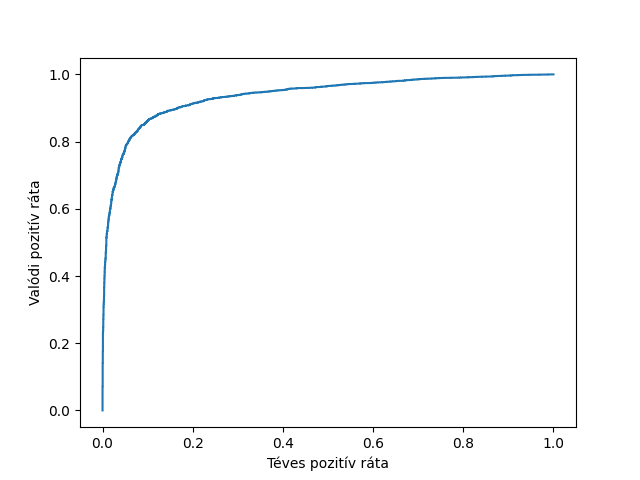

This figure's Python source:
import pandas as pd
import matplotlib.pyplot as plt
from sklearn.model_selection import train_test_split
from sklearn.feature_extraction.text import CountVectorizer
from sklearn.linear_model import LogisticRegression
from sklearn.metrics import confusion_matrix, accuracy_score,precision_score,recall_score, roc_curve, roc_auc_score
from adat_feldolgozas import feldolgozas,pelda_mondatok
 
 
def modell_felallitasa():
    # CSV betöltése, adathalmaz felosztása:
    adat = pd.read_csv('feldolgozott_adat.csv')
    x = adat['szoveg']
    y = adat['cimke']
    x_tanulo, x_tesztelo, y_tanulo, y_tesztelo = train_test_split(
        x,
        y,
        random_state=42, 
        test_size=0.15,
        shuffle=True)
 
    # CountVectorizer inizializálása és edzése
    vectorizer = CountVectorizer(ngram_range=(1,2))
    tanulo = vectorizer.fit_transform(x_tanulo)
    tesztelo = vectorizer.transform(x_tesztelo)
 
    # Logistic Regression felállítása és edzése
    modell = LogisticRegression(
        random_state=0,
        max_iter=1000, 
        solver="saga", 
        C=0.01, 
        penalty='elasticnet', 
        l1_ratio=0,
        class_weight='balanced')
    modell.fit(tanulo, y_tanulo)
    elorejelzes = modell.predict(tesztelo)
    elo = modell.predict_proba(tesztelo)
 
    # Konfúziós mátrix felállítása és kinyomtatása
    print(confusion_matrix(y_tesztelo,elorejelzes,labels=[1, 0]))
    print("accuracy: ",
    round(accuracy_score(y_tesztelo,elorejelzes)*100,2))
    print("precision_positive: ",
    round(precision_score(y_tesztelo,elorejelzes, pos_label=1)*100,2))
    print("recall_positive: ",
    round(recall_score(y_tesztelo,elorejelzes,pos_label=1)*100,2))
    print("precision_negative: ",
    round(precision_score(y_tesztelo,elorejelzes, pos_label=0)*100,2))
    print("recall_negative: ",
    round(recall_score(y_tesztelo,elorejelzes,pos_label=0)*100,2))
 
    # Példa mondatok becslése és eredmény kinyomtatása
    mondat_becsles = pd.DataFrame(pelda_mondatok) 
    mondat_becsles['mondat'] = mondat_becsles.apply(feldolgozas)
    mondat_becsles['cimke'] = modell.predict(vectorizer.transform( mondat_becsles.mondat))
    print(mondat_becsles[['mondat','cimke']])
 
    # ROC görbe megalkotása és AUC érték kinyomtatása
    teves_pozitiv_rata, valodi_pozitiv_rata, ertekhatarok = roc_curve(y_tesztelo,elo[:,1])
    plt.plot(teves_pozitiv_rata,valodi_pozitiv_rata)
    plt.xlabel('Téves pozitív ráta')
    plt.ylabel('Valódi pozitív ráta')
    print(f'model 1 AUC score: {roc_auc_score(y_tesztelo,elo[:,1])}')
    plt.savefig("modellezes_felugyelt")
 
if __name__== "__main__":
    modell_felallitasa()
